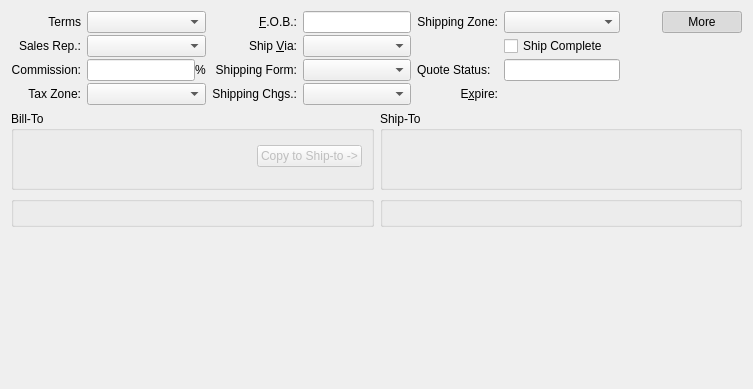
     <widget class="QWidget" name="_headerPage">
      <attribute name="title">
       <string>&amp;Header Information</string>
      </attribute>
      <layout class="QGridLayout" name="gridLayout_8">
       <item row="0" column="0" colspan="2">
        <layout class="QGridLayout">
         <property name="verticalSpacing">
          <number>2</number>
         </property>
         <item row="0" column="1">
          <widget class="XComboBox" name="_terms">
           <property name="sizePolicy">
            <sizepolicy hsizetype="Expanding" vsizetype="Fixed">
             <horstretch>0</horstretch>
             <verstretch>0</verstretch>
            </sizepolicy>
           </property>
           <property name="maximumSize">
            <size>
             <width>200</width>
             <height>16777215</height>
            </size>
           </property>
           <property name="allowNull">
            <bool>true</bool>
           </property>
           <property name="type">
            <enum>XComboBox::ARTerms</enum>
           </property>
          </widget>
         </item>
         <item row="1" column="1">
          <widget class="XComboBox" name="_salesRep">
           <property name="sizePolicy">
            <sizepolicy hsizetype="Expanding" vsizetype="Fixed">
             <horstretch>0</horstretch>
             <verstretch>0</verstretch>
            </sizepolicy>
           </property>
           <property name="maximumSize">
            <size>
             <width>200</width>
             <height>16777215</height>
            </size>
           </property>
           <property name="allowNull">
            <bool>true</bool>
           </property>
           <property name="type">
            <enum>XComboBox::SalesReps</enum>
           </property>
          </widget>
         </item>
         <item row="0" column="0">
          <widget class="QLabel" name="_termsLit">
           <property name="text">
            <string>Terms</string>
           </property>
           <property name="alignment">
            <set>Qt::AlignRight|Qt::AlignTrailing|Qt::AlignVCenter</set>
           </property>
           <property name="margin">
            <number>3</number>
           </property>
           <property name="buddy">
            <cstring>_terms</cstring>
           </property>
          </widget>
         </item>
         <item row="0" column="6">
          <layout class="QHBoxLayout">
           <item>
            <spacer>
             <property name="orientation">
              <enum>Qt::Horizontal</enum>
             </property>
             <property name="sizeHint" stdset="0">
              <size>
               <width>0</width>
               <height>20</height>
              </size>
             </property>
            </spacer>
           </item>
           <item>
            <widget class="QPushButton" name="_more">
             <property name="text">
              <string>More</string>
             </property>
             <property name="checkable">
              <bool>true</bool>
             </property>
             <property name="checked">
              <bool>true</bool>
             </property>
            </widget>
           </item>
          </layout>
         </item>
         <item row="2" column="1">
          <layout class="QHBoxLayout">
           <item>
            <widget class="XLineEdit" name="_commission">
             <property name="sizePolicy">
              <sizepolicy hsizetype="Preferred" vsizetype="Fixed">
               <horstretch>0</horstretch>
               <verstretch>0</verstretch>
              </sizepolicy>
             </property>
             <property name="alignment">
              <set>Qt::AlignRight</set>
             </property>
            </widget>
           </item>
           <item>
            <widget class="QLabel" name="_commissionPrcntLit">
             <property name="text">
              <string>%</string>
             </property>
            </widget>
           </item>
          </layout>
         </item>
         <item row="3" column="1">
          <widget class="XComboBox" name="_taxZone">
           <property name="sizePolicy">
            <sizepolicy hsizetype="Expanding" vsizetype="Fixed">
             <horstretch>0</horstretch>
             <verstretch>0</verstretch>
            </sizepolicy>
           </property>
           <property name="maximumSize">
            <size>
             <width>200</width>
             <height>16777215</height>
            </size>
           </property>
           <property name="allowNull">
            <bool>true</bool>
           </property>
           <property name="nullStr">
            <string>None</string>
           </property>
           <property name="type">
            <enum>XComboBox::TaxZones</enum>
           </property>
          </widget>
         </item>
         <item row="1" column="0">
          <widget class="QLabel" name="_salesRepLit">
           <property name="text">
            <string>Sales Rep.:</string>
           </property>
           <property name="alignment">
            <set>Qt::AlignRight|Qt::AlignTrailing|Qt::AlignVCenter</set>
           </property>
           <property name="margin">
            <number>3</number>
           </property>
          </widget>
         </item>
         <item row="2" column="0">
          <widget class="QLabel" name="_commissionLit">
           <property name="text">
            <string>Commission:</string>
           </property>
           <property name="alignment">
            <set>Qt::AlignRight|Qt::AlignTrailing|Qt::AlignVCenter</set>
           </property>
           <property name="margin">
            <number>0</number>
           </property>
          </widget>
         </item>
         <item row="3" column="0">
          <widget class="QLabel" name="_taxZoneLit">
           <property name="text">
            <string>Tax Zone:</string>
           </property>
           <property name="alignment">
            <set>Qt::AlignRight|Qt::AlignTrailing|Qt::AlignVCenter</set>
           </property>
           <property name="margin">
            <number>3</number>
           </property>
          </widget>
         </item>
         <item row="0" column="2">
          <widget class="QLabel" name="_fobLit">
           <property name="minimumSize">
            <size>
             <width>0</width>
             <height>0</height>
            </size>
           </property>
           <property name="text">
            <string>&amp;F.O.B.:</string>
           </property>
           <property name="alignment">
            <set>Qt::AlignRight|Qt::AlignTrailing|Qt::AlignVCenter</set>
           </property>
           <property name="buddy">
            <cstring>_fob</cstring>
           </property>
          </widget>
         </item>
         <item row="0" column="3">
          <widget class="XLineEdit" name="_fob">
           <property name="sizePolicy">
            <sizepolicy hsizetype="Preferred" vsizetype="Fixed">
             <horstretch>0</horstretch>
             <verstretch>0</verstretch>
            </sizepolicy>
           </property>
          </widget>
         </item>
         <item row="1" column="2">
          <widget class="QLabel" name="_shipViaLit">
           <property name="text">
            <string>Ship &amp;Via:</string>
           </property>
           <property name="alignment">
            <set>Qt::AlignRight|Qt::AlignTrailing|Qt::AlignVCenter</set>
           </property>
           <property name="buddy">
            <cstring>_shipVia</cstring>
           </property>
          </widget>
         </item>
         <item row="1" column="3">
          <widget class="XComboBox" name="_shipVia">
           <property name="type">
            <enum>XComboBox::ShipVias</enum>
           </property>
          </widget>
         </item>
         <item row="3" column="4">
          <widget class="QLabel" name="_expireLit">
           <property name="text">
            <string>E&amp;xpire:</string>
           </property>
           <property name="alignment">
            <set>Qt::AlignRight|Qt::AlignTrailing|Qt::AlignVCenter</set>
           </property>
           <property name="margin">
            <number>3</number>
           </property>
           <property name="buddy">
            <cstring>_expire</cstring>
           </property>
          </widget>
         </item>
         <item row="3" column="5">
          <widget class="DLineEdit" name="_expire">
           <property name="sizePolicy">
            <sizepolicy hsizetype="Minimum" vsizetype="Fixed">
             <horstretch>0</horstretch>
             <verstretch>0</verstretch>
            </sizepolicy>
           </property>
          </widget>
         </item>
         <item row="2" column="4">
          <widget class="QLabel" name="_quotestatusLit">
           <property name="text">
            <string>Quote Status:</string>
           </property>
          </widget>
         </item>
         <item row="2" column="5">
          <widget class="XLineEdit" name="_quotestaus">
           <property name="readOnly">
            <bool>true</bool>
           </property>
          </widget>
         </item>
         <item row="1" column="5">
          <widget class="QCheckBox" name="_shipComplete">
           <property name="text">
            <string>Ship Complete</string>
           </property>
          </widget>
         </item>
         <item row="2" column="3">
          <widget class="XComboBox" name="_shippingForm">
           <property name="allowNull">
            <bool>true</bool>
           </property>
           <property name="type">
            <enum>XComboBox::ShippingForms</enum>
           </property>
           <property name="defaultCode">
            <enum>XComboBox::None</enum>
           </property>
          </widget>
         </item>
         <item row="3" column="3">
          <widget class="XComboBox" name="_shippingCharges">
           <property name="allowNull">
            <bool>true</bool>
           </property>
           <property name="type">
            <enum>XComboBox::ShippingCharges</enum>
           </property>
          </widget>
         </item>
         <item row="0" column="5">
          <widget class="XComboBox" name="_shippingZone">
           <property name="allowNull">
            <bool>true</bool>
           </property>
           <property name="type">
            <enum>XComboBox::ShippingZones</enum>
           </property>
          </widget>
         </item>
         <item row="2" column="2">
          <widget class="QLabel" name="_shippingFormLit">
           <property name="text">
            <string>Shipping Form:</string>
           </property>
           <property name="alignment">
            <set>Qt::AlignRight|Qt::AlignTrailing|Qt::AlignVCenter</set>
           </property>
          </widget>
         </item>
         <item row="3" column="2">
          <widget class="QLabel" name="_shippingChargesLit">
           <property name="text">
            <string>Shipping Chgs.:</string>
           </property>
           <property name="alignment">
            <set>Qt::AlignRight|Qt::AlignTrailing|Qt::AlignVCenter</set>
           </property>
          </widget>
         </item>
         <item row="0" column="4">
          <widget class="QLabel" name="_shippingZoneLit">
           <property name="text">
            <string>Shipping Zone:</string>
           </property>
           <property name="alignment">
            <set>Qt::AlignRight|Qt::AlignTrailing|Qt::AlignVCenter</set>
           </property>
          </widget>
         </item>
        </layout>
       </item>
       <item row="1" column="0">
        <widget class="QGroupBox" name="_billtoAddrGroup">
         <property name="title">
          <string>Bill-To</string>
         </property>
         <layout class="QGridLayout" name="gridLayout_5">
          <item row="0" column="0">
           <widget class="QFrame" name="_custFrame">
            <property name="minimumSize">
             <size>
              <width>0</width>
              <height>32</height>
             </size>
            </property>
            <property name="maximumSize">
             <size>
              <width>16777215</width>
              <height>32</height>
             </size>
            </property>
            <property name="frameShape">
             <enum>QFrame::NoFrame</enum>
            </property>
            <property name="frameShadow">
             <enum>QFrame::Raised</enum>
            </property>
            <layout class="QHBoxLayout" name="horizontalLayout_3">
             <property name="margin">
              <number>0</number>
             </property>
             <item>
              <spacer>
               <property name="orientation">
                <enum>Qt::Horizontal</enum>
               </property>
               <property name="sizeHint" stdset="0">
                <size>
                 <width>13</width>
                 <height>17</height>
                </size>
               </property>
              </spacer>
             </item>
             <item>
              <widget class="QPushButton" name="_copyToShipto">
               <property name="enabled">
                <bool>false</bool>
               </property>
               <property name="text">
                <string>Copy to Ship-to -&gt;</string>
               </property>
              </widget>
             </item>
            </layout>
           </widget>
          </item>
          <item row="1" column="0">
           <widget class="AddressCluster" name="_billToAddr">
            <property name="enabled">
             <bool>false</bool>
            </property>
            <property name="maximumSize">
             <size>
              <width>16777215</width>
              <height>16777215</height>
             </size>
            </property>
            <property name="focusPolicy">
             <enum>Qt::StrongFocus</enum>
            </property>
           </widget>
          </item>
         </layout>
        </widget>
       </item>
       <item row="2" column="0">
        <widget class="QGroupBox" name="_billtoCntctGroup">
         <property name="title">
          <string/>
         </property>
         <layout class="QGridLayout" name="gridLayout">
          <item row="0" column="0">
           <widget class="ContactCluster" name="_billToCntct">
            <property name="minimalLayout">
             <bool>true</bool>
            </property>
           </widget>
          </item>
         </layout>
        </widget>
       </item>
       <item row="2" column="1">
        <widget class="QGroupBox" name="_shiptoCntctGroup">
         <property name="title">
          <string/>
         </property>
         <layout class="QGridLayout" name="gridLayout_7">
          <item row="0" column="0">
           <widget class="ContactCluster" name="_shipToCntct">
            <property name="minimalLayout">
             <bool>true</bool>
            </property>
           </widget>
          </item>
         </layout>
        </widget>
       </item>
       <item row="3" column="0" colspan="2">
        <layout class="QGridLayout">
         <property name="verticalSpacing">
          <number>2</number>
         </property>
         <item row="2" column="0" colspan="8">
          <spacer>
           <property name="orientation">
            <enum>Qt::Vertical</enum>
           </property>
           <property name="sizeHint" stdset="0">
            <size>
             <width>731</width>
             <height>151</height>
            </size>
           </property>
          </spacer>
         </item>
        </layout>
       </item>
       <item row="1" column="1">
        <widget class="QGroupBox" name="groupBox_3">
         <property name="title">
          <string>Ship-To</string>
         </property>
         <layout class="QGridLayout" name="gridLayout_6">
          <item row="0" column="0">
           <widget class="QFrame" name="_shiptoFrame">
            <property name="minimumSize">
             <size>
              <width>0</width>
              <height>32</height>
             </size>
            </property>
            <property name="maximumSize">
             <size>
              <width>16777215</width>
              <height>32</height>
             </size>
            </property>
            <property name="frameShape">
             <enum>QFrame::NoFrame</enum>
            </property>
            <property name="frameShadow">
             <enum>QFrame::Raised</enum>
            </property>
            <layout class="QHBoxLayout" name="horizontalLayout_2">
             <property name="margin">
              <number>0</number>
             </property>
             <item>
              <spacer>
               <property name="orientation">
                <enum>Qt::Horizontal</enum>
               </property>
               <property name="sizeType">
                <enum>QSizePolicy::Expanding</enum>
               </property>
               <property name="sizeHint" stdset="0">
                <size>
                 <width>197</width>
                 <height>29</height>
                </size>
               </property>
              </spacer>
             </item>
            </layout>
           </widget>
          </item>
          <item row="1" column="0">
           <widget class="AddressCluster" name="_shipToAddr">
            <property name="maximumSize">
             <size>
              <width>16777215</width>
              <height>16777215</height>
             </size>
            </property>
            <property name="focusPolicy">
             <enum>Qt::StrongFocus</enum>
            </property>
           </widget>
          </item>
         </layout>
        </widget>
       </item>
      </layout>
     </widget>
